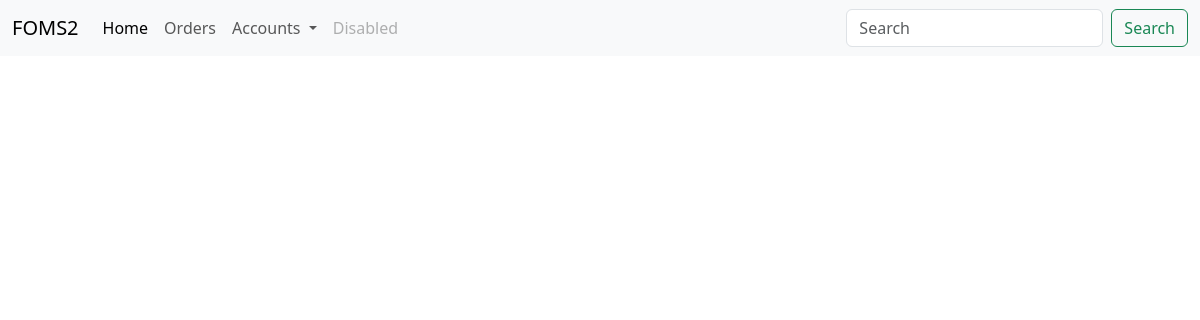
The app's page /Jayanthi, older data.
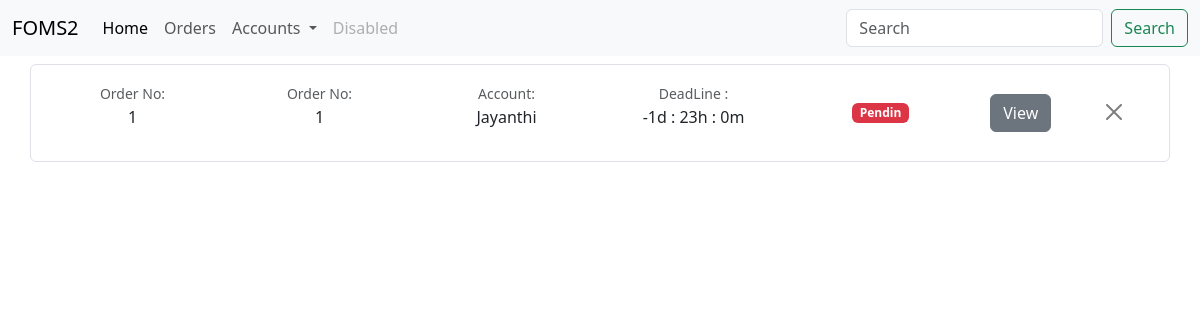
The same page, newer data.
### website/models.py (models this page shows)
class FiverrOrder(db.Model):
    foid = db.Column(db.Integer, primary_key=True)
    fono = db.Column(db.String, nullable=False)
    account_name = db.Column(db.String, nullable=False)
    date = db.Column(db.DateTime, nullable=False)
    status = db.Column(db.String, nullable=False)
    soundcloud_tracks = db.relationship(
        'SoundcloudTrack', backref='fiverr_order', lazy='dynamic')

### website/views.py (the view)
@views.route('/Jayanthi')
def jayanthi_order_load():
    account_name = 'Jayanthi'  # Replace with the account_name you want to query
    orders = FiverrOrder.query.filter_by(
        account_name=account_name).order_by(desc(FiverrOrder.foid)).all()
    time = calculate(orders)
    return render_template("jayanthi.html", orders=orders, time=time)

### website/Timecal.py (called while the page is built)
def calculate(orders):
    asia_colombo_tz = pytz.timezone('Asia/Colombo')
    time = {}
    for order in orders:
        current_time = datetime.now()
        End_date = order.date
        remain_time = End_date - current_time
        hours, remainder = divmod(remain_time.seconds, 3600)
        minutes, seconds = divmod(remainder, 60)
        time[order.foid] = {
            'date': remain_time.days,
            'hours': hours,
            'minutes': minutes,
        }
    return time

### website/templates/jayanthi.html (shortened to what this page needs)
{% extends "base.html"%}{%block title%}Orders{%endblock%} {% block content%}
{%for order in orders %}
<div class="container">
  <div class="row my-2 border rounded p-2">
    <div
      class="col-md-2 d-flex align-items-center justify-content-center custom-column"
    >
      <p class="text-center">
        <small class="text-body-secondary">Order No:</small
        ><br />{{order['foid']}}
      </p>
    </div>
    <div
      class="col-md-2 d-flex align-items-center justify-content-center custom-column"
    >
      <p class="text-center">
        <small class="text-body-secondary">Order No:</small
        ><br />{{order['fono']}}
      </p>
    </div>
    <div
      class="col-md-2 d-flex align-items-center justify-content-center custom-column"
    >
      <p class="text-center">
        <small class="text-body-secondary">Account:</small
        ><br />{{order['account_name']}}
      </p>
    </div>
    <div
      class="col-md-2 d-flex align-items-center justify-content-center custom-column"
    >
      <p class="text-center">
        <small class="text-body-secondary">DeadLine :</small
        ><br />{{time[order['foid']]['date']}}d :
        {{time[order['foid']]['hours']}}h :
        {{time[order['foid']]['minutes']}}m<br />
      </p>
    </div>
    <div
      class="col-md-2 d-flex align-items-center justify-content-center custom-column"
    >
      <span class="badge text-bg-danger">Pendin</span>
    </div>
    <div
      class="col-md-1 d-flex align-items-center justify-content-center custom-column"
    >
      <a href="/tracks?foid={{order['foid']}}" class="btn btn-secondary"
        >View</a
      >
    </div>
    <div
      class="col-md-1 d-flex align-items-center justify-content-center custom-column"
    >
      <form action="delete" method="post">
        <button
          type="submit"
          class="btn-close"
          id="submitBtn"
          value="submit"
          aria-label="Close"
        ></button>
      </form>
    </div>
  </div>
</div>
{% endfor %} {%endblock%}

Row changes from the older to the newer data that the page shows:
added FiverrOrder: foid "1", fono "1", account_name "Jayanthi", foid "-1", foid "23", foid "0"
